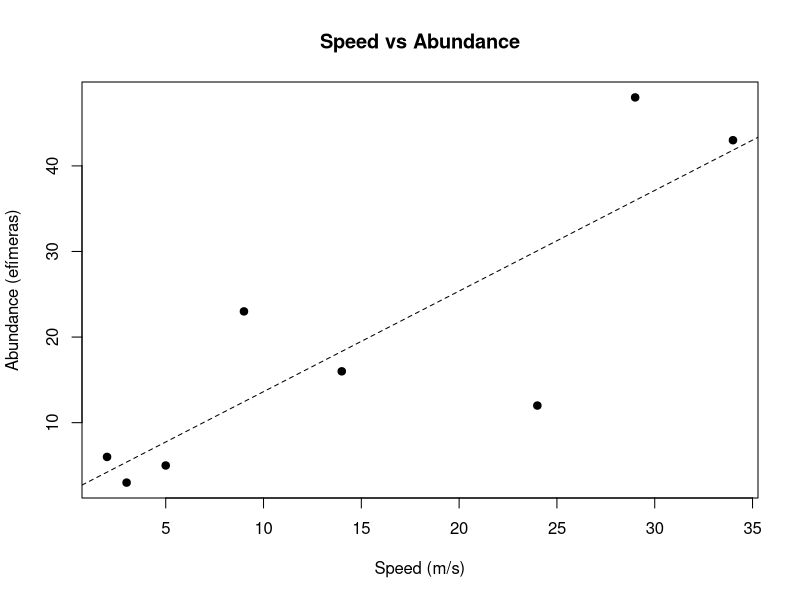
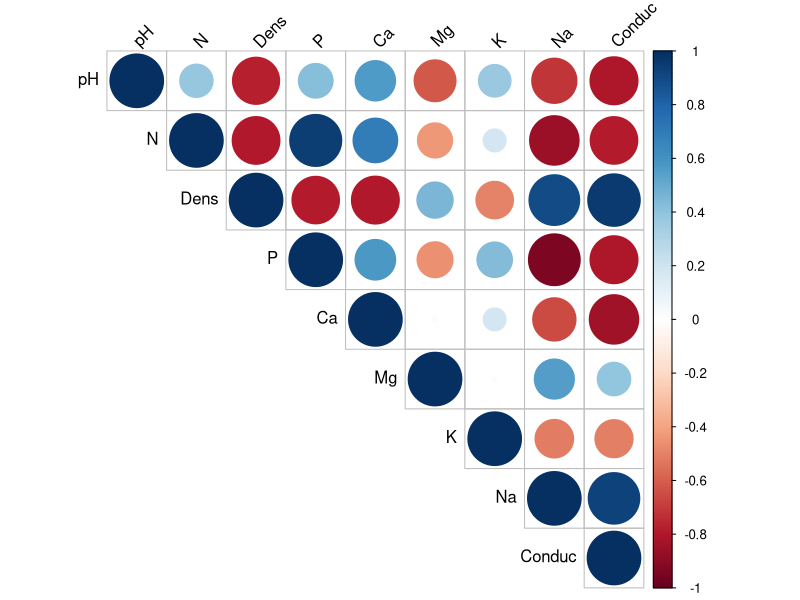
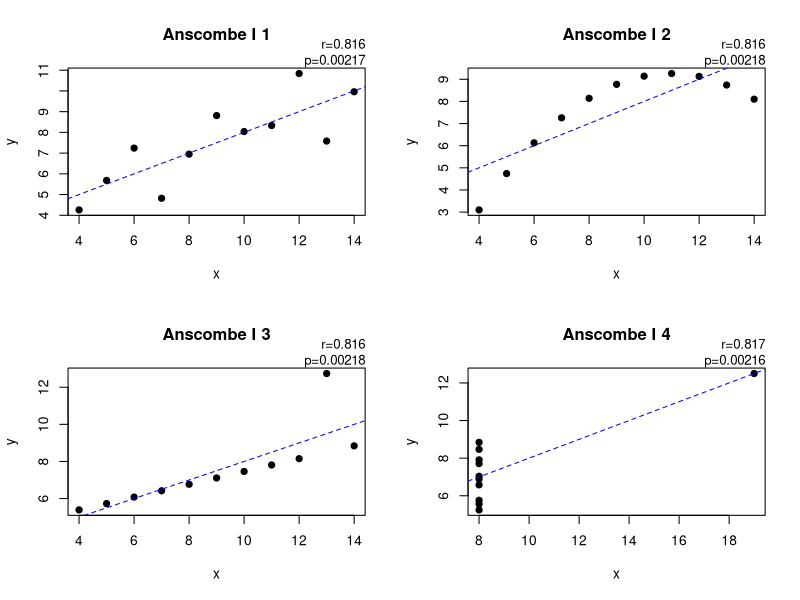

The R source for these figures, in order:
# velocidad vs abundancia
speed <- c(2,3,5,9,14,24,29,34)
abundance <- c(6,3,5,23,16,12,48,43)

# Diagrama de dispersión
plot(speed, abundance,
     xlab="Speed (m/s)", ylab="Abundance (efímeras)",
     main="Speed vs Abundance",
     pch=19)

# Ajustar línea de regresión simple para visualizar
abline(lm(abundance ~ speed), lty=2)

# Correlación de Pearson y prueba
ct <- cor.test(speed, abundance, method="pearson")
ct

# Extraer valores para reporte
r <- ct$estimate          # r
pval <- ct$p.value        # p
n <- length(speed)
df <- n - 2               # grados de libertad
cat("r =", round(r,3), "\n")
cat("df =", df, "\n")
cat("p =", signif(pval,3), "\n")

# -------------------------------------------------------------------------------

# Columnas: Gp, Block, pH, N, Dens, P, Ca, Mg, K, Na, Conduc
suelo <- data.frame(
  Gp = c("T0","T0","T0","T0","T1","T1","T1"),
  Block = c(1,2,3,4,1,2,3),
  pH = c(5.40,5.65,5.14,5.14,5.14,5.10,4.70),
  N  = c(0.188,0.165,0.260,0.169,0.164,0.094,0.100),
  Dens = c(0.92,1.04,0.95,1.10,1.12,1.22,1.52),
  P = c(215,208,300,248,174,129,117),
  Ca = c(16.35,12.25,13.02,11.92,14.17,8.55,8.74),
  Mg = c(7.65,5.15,5.68,7.88,8.12,6.92,8.16),
  K = c(0.72,0.71,0.68,1.09,0.70,0.81,0.39),
  Na = c(1.14,0.94,0.60,1.01,2.17,2.67,3.32),
  Conduc = c(1.09,1.35,1.41,1.64,1.85,3.18,4.16)
)

# variables numéricas a correlacionar
vars <- suelo[, c("pH","N","Dens","P","Ca","Mg","K","Na","Conduc")]

# Matriz de correlación
R <- cor(vars, use="pairwise.complete.obs", method="pearson")
round(R,3)

# p-values para cada par (usando Hmisc)
if(!requireNamespace("Hmisc", quietly=TRUE)) install.packages("Hmisc")
library(Hmisc)
rcorr_res <- Hmisc::rcorr(as.matrix(vars), type="pearson")
R_values <- rcorr_res$r
P_values <- rcorr_res$P

# Mostrar tabla combinada (r y p)
pairs <- expand.grid(row=colnames(R_values), col=colnames(R_values), stringsAsFactors=FALSE)
pairs$cor <- as.vector(R_values)
pairs$pval <- as.vector(P_values)
# Filtrar sólo la mitad superior (opcional)
pairs

# matriz con r y p separados
round(R_values,3)
round(P_values,4)

# Correlograma (visual)
if(!requireNamespace("corrplot", quietly=TRUE)) install.packages("corrplot")
library(corrplot)
corrplot(R_values, method = "circle", type = "upper", tl.col = "black", tl.srt = 45) 

report <- data.frame(
  Var1 = rep(colnames(R_values), each=ncol(R_values)),
  Var2 = rep(colnames(R_values), ncol(R_values)),
  r = as.vector(round(R_values,3)),
  p = as.vector(round(P_values,4))
)

report <- report[as.character(report$Var1) < as.character(report$Var2), ]
report

#---------------------------------------------------------------------------------------------------------------------

# anscombe tiene x1..x4 y y1..y4

par(mfrow=c(2,2))
for(i in 1:4){
  x <- anscombe[[paste0("x",i)]]
  y <- anscombe[[paste0("y",i)]]
  plot(x,y, main=paste("Anscombe I",i), pch=19, xlab="x", ylab="y")
  abline(lm(y ~ x), col="blue", lty=2)
  # imprimir r y p en la gráfica
  ct <- cor.test(x,y)
  txt <- paste0("r=", round(ct$estimate,3), "\n p=", signif(ct$p.value,3))
  mtext(txt, side=3, adj=1, cex=0.8)
}
par(mfrow=c(1,1))

# Tabla con estadísticas resumidas para los 4 conjuntos
res <- data.frame(
  conjunto = 1:4,
  r = sapply(1:4, function(i) cor(anscombe[[paste0("x",i)]], anscombe[[paste0("y",i)]])),
  lm_intercept = sapply(1:4, function(i) coef(lm(anscombe[[paste0("y",i)]] ~ anscombe[[paste0("x",i)]]))[1]),
  lm_slope = sapply(1:4, function(i) coef(lm(anscombe[[paste0("y",i)]] ~ anscombe[[paste0("x",i)]]))[2])
)
round(res,3)
